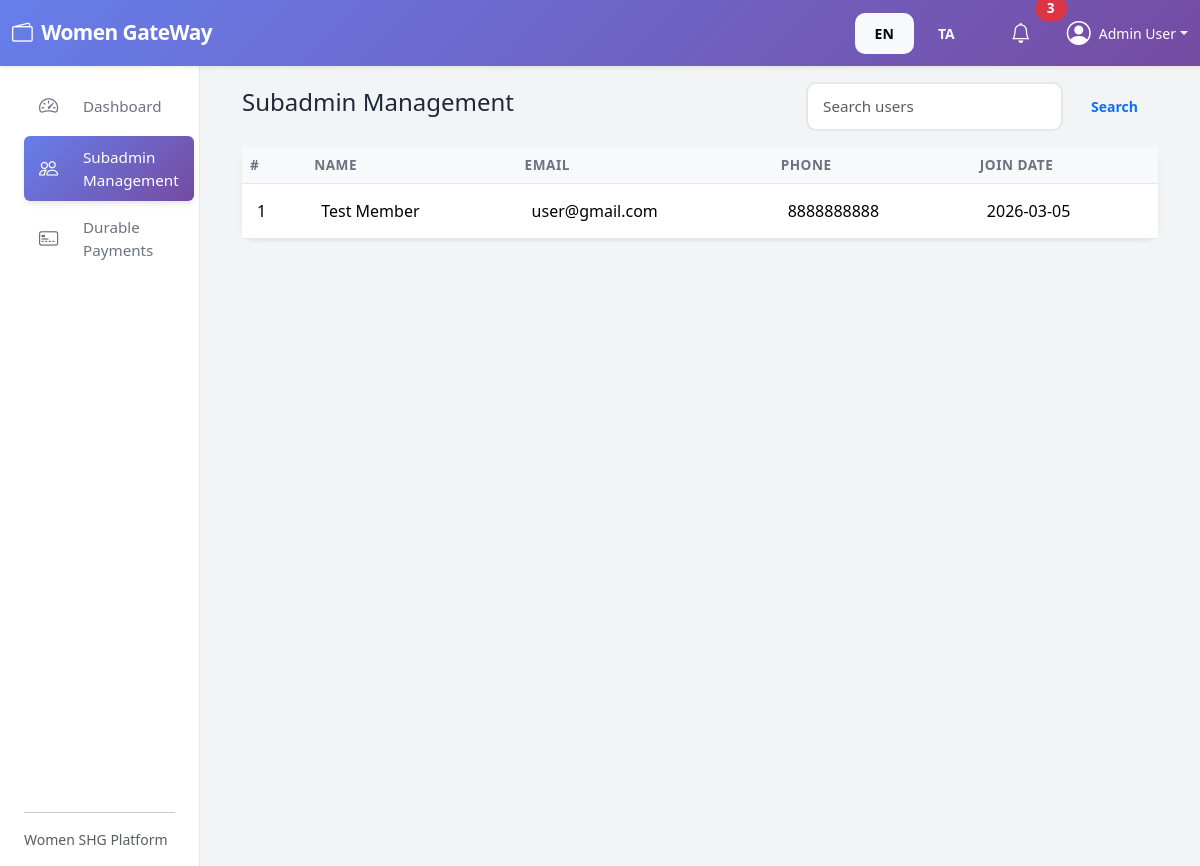
Page /admin/subadmin (signed in) on the committed database.
### models.py (models this page shows, shortened)
class User(UserMixin, db.Model):
    __tablename__ = "users"
    id = db.Column(db.Integer, primary_key=True)
    full_name = db.Column(db.String(120), nullable=False)
    email = db.Column(db.String(120), unique=True, nullable=False, index=True)
    phone = db.Column(db.String(20))
    password_hash = db.Column(db.String(255), nullable=False)
    role = db.Column(db.String(20), default="USER", nullable=False)
    aadhaar_number = db.Column(db.String(12))
    pan_number = db.Column(db.String(10))
    address = db.Column(db.String(255))
    bank_account_number = db.Column(db.String(32))
    ifsc_code = db.Column(db.String(20))
    gender = db.Column(db.String(20))
    age = db.Column(db.Integer)
    join_date = db.Column(db.Date, default=date.today)
    savings = db.relationship("Savings", backref="user", lazy="dynamic")
    loans = db.relationship("Loan", backref="user", lazy="dynamic")
    attendance_records = db.relationship("Attendance", backref="user", lazy="dynamic")
    def is_admin(self):
        return self.role.upper() == "ADMIN"

### admin.py (the view)
@admin_bp.route("/subadmin")
@login_required
@admin_required
def subadmin_list():
    form = SimpleSearchForm(request.args)
    query = User.query.filter_by(role="USER")
    if form.query.data:
        like = f"%{form.query.data}%"
        query = query.filter(User.full_name.ilike(like))
    users = query.order_by(User.full_name).all()
    return render_template("admin/subadmin.html", users=users, form=form)

### forms.py
class SimpleSearchForm(FlaskForm):
    query = StringField("Search", validators=[Optional()])
    submit = SubmitField("Search")

### admin.py (called while the page is built)
def admin_required(func):
    @wraps(func)
    def wrapper(*args, **kwargs):
        if not current_user.is_authenticated or not current_user.is_admin():
            flash("Admin access required.", "danger")
            return redirect(url_for("auth.login"))
        return func(*args, **kwargs)
    return wrapper

### templates/admin/subadmin.html (shortened to what this page needs)
{% extends "base.html" %}
{% block content %}
<div class="container-fluid">
    <div class="d-flex justify-content-between align-items-center mb-3">
        <h4>{{ t('Subadmin Management') }}</h4>
        <form class="d-flex" method="get">
            {{ form.query(class="form-control form-control-sm me-2", placeholder=t('Search users')) }}
            <button class="btn btn-sm btn-outline-primary">{{ t('Search') }}</button>
        </form>
    </div>
    <div class="card shadow-sm">
        <div class="card-body p-0">
            <table class="table table-hover mb-0">
                <thead class="table-light">
                    <tr>
                        <th>#</th>
                        <th>{{ t('Name') }}</th>
                        <th>{{ t('Email') }}</th>
                        <th>{{ t('Phone') }}</th>
                        <th>{{ t('Join Date') }}</th>
                    </tr>
                </thead>
                <tbody>
                    {% for u in users %}
                    <tr>
                        <td>{{ loop.index }}</td>
                        <td>{{ u.full_name }}</td>
                        <td>{{ u.email }}</td>
                        <td>{{ u.phone or '-' }}</td>
                        <td>{{ u.join_date }}</td>
                    </tr>
                    {% else %}
                    <tr>
                        <td colspan="5" class="text-center text-muted py-3">
                            {{ t('No users found.') }}
                        </td>
                    </tr>
                    {% endfor %}
                </tbody>
            </table>
        </div>
    </div>
</div>
{% endblock %}

### templates/base.html (shortened to what this page needs)
<!doctype html>
<html lang="{{ 'ta' if lang == 'ta' else 'en' }}">
<head>
    <link href="https://cdn.jsdelivr.net/npm/bootstrap@5.3.3/dist/css/bootstrap.min.css" rel="stylesheet">
    <link href="https://cdn.jsdelivr.net/npm/bootstrap-icons@1.11.3/font/bootstrap-icons.css" rel="stylesheet">
</head>
<body class="bg-light">
<nav class="navbar navbar-expand-lg navbar-dark top-navbar shadow-sm">
    <div class="container-fluid">
        <a class="navbar-brand fw-bold" href="#">
            <i class="bi bi-wallet2 me-1"></i> Women GateWay
        </a>
        <div class="d-flex align-items-center ms-auto">
            <div class="me-3">
                <a href="?lang=en" class="btn btn-sm btn-outline-light {% if lang == 'en' %}active{% endif %}">EN</a>
                <a href="?lang=ta" class="btn btn-sm btn-outline-light {% if lang == 'ta' %}active{% endif %}">TA</a>
            </div>
            <button class="btn btn-link text-white position-relative me-3">
                <i class="bi bi-bell fs-5"></i>
                <span class="position-absolute top-0 start-100 translate-middle badge rounded-pill bg-danger">3</span>
            </button>
            {% if current_user.is_authenticated %}
            <div class="dropdown">
                <a class="d-flex align-items-center text-white text-decoration-none dropdown-toggle" href="#" id="profileDropdown" data-bs-toggle="dropdown" aria-expanded="false">
                    <i class="bi bi-person-circle fs-4 me-2"></i>
                    <span class="small">{{ current_user.full_name }}</span>
                </a>
            </div>
            {% endif %}
        </div>
    </div>
</nav>
<div class="container-fluid">
    <div class="row flex-nowrap">
        {% if current_user.is_authenticated %}
        <div class="col-auto col-md-3 col-xl-2 px-sm-2 px-0 sidebar bg-white shadow-sm">
            <div class="d-flex flex-column align-items-sm-start px-3 pt-3 min-vh-100">
                {% if current_user.is_admin() %}
                <ul class="nav nav-pills flex-column mb-sm-auto mb-0 w-100" id="menu">
                    <li class="nav-item">
                        <a href="{{ url_for('admin.admin_dashboard') }}" class="nav-link sidebar-link {% if request.endpoint == 'admin.admin_dashboard' %}active{% endif %}">
                            <i class="bi bi-speedometer2 me-2"></i><span>{{ t('Dashboard') }}</span>
                        </a>
                    </li>
                    <li>
                        <a href="{{ url_for('admin.subadmin_list') }}" class="nav-link sidebar-link {% if 'subadmin' in request.endpoint %}active{% endif %}">
                            <i class="bi bi-people me-2"></i><span>{{ t('Subadmin Management') }}</span>
                        </a>
                    </li>
                    <li>
                        <a href="{{ url_for('admin.durable_payments') }}" class="nav-link sidebar-link {% if 'durable_payments' in request.endpoint %}active{% endif %}">
                            <i class="bi bi-credit-card-2-front me-2"></i><span>{{ t('Durable Payments') }}</span>
                        </a>
                    </li>
                </ul>
                {% endif %}
                <hr class="w-100">
                <p class="small text-muted mb-3">Women SHG Platform</p>
            </div>
        </div>
        {% endif %}
        <main class="col py-3 main-content">
            {% block content %}{% endblock %}
        </main>
    </div>
</div>
</body>
</html>

### templates/base.html (style rules this page uses)
:root { --primary-gradient: linear-gradient(135deg, #667eea 0%, #764ba2 100%); --primary-color: #667eea; --secondary-color: #764ba2; --success-color: #10b981; --warning-color: #f59e0b; --danger-color: #ef4444; --info-color: #3b82f6; --text-primary: #1f2937; --text-secondary: #6b7280; --bg-light: #f9fafb; --bg-lighter: #f3f4f6; --border-color: #e5e7eb; --shadow-sm: 0 1px 2px 0 rgba(0, 0, 0, 0.05); --shadow-md: 0 4px 6px -1px rgba(0, 0, 0, 0.1); --shadow-lg: 0 10px 15px -3px rgba(0, 0, 0, 0.1); }
* { margin: 0; padding: 0; box-sizing: border-box; }
body { font-family: 'Segoe UI', Tahoma, Geneva, Verdana, sans-serif; color: var(--text-primary); background-color: var(--bg-lighter); }
.top-navbar { background: var(--primary-gradient); box-shadow: var(--shadow-md); border-bottom: none; }
.top-navbar .navbar-brand { font-size: 1.3rem; font-weight: 700; letter-spacing: -0.5px; }
.top-navbar .btn-link { color: white !important; text-decoration: none; }
.sidebar { background-color: white; border-right: 1px solid var(--border-color); box-shadow: var(--shadow-sm); min-height: 100vh; }
.sidebar-link { color: var(--text-secondary); border-radius: 10px; padding: 10px 15px; margin-bottom: 5px; display: flex; align-items: center; gap: 12px; font-size: 0.95rem; font-weight: 500; transition: all 0.3s ease; text-decoration: none; }
.sidebar-link i { font-size: 1.2rem; min-width: 24px; }
.sidebar-link.active { background: var(--primary-gradient); color: white; box-shadow: var(--shadow-md); }
.main-content { background-color: var(--bg-lighter); min-height: calc(100vh - 56px); padding: 30px; }
.card { border: none; border-radius: 15px; box-shadow: var(--shadow-md); transition: all 0.3s ease; }
.card-body { padding: 25px; }
.table { color: var(--text-primary); }
.table thead { background-color: var(--bg-light); }
.table thead th { border-color: var(--border-color); font-weight: 600; color: var(--text-secondary); text-transform: uppercase; font-size: 0.85rem; letter-spacing: 0.5px; }
.table tbody td { border-color: var(--border-color); padding: 15px; vertical-align: middle; }
.form-control, .form-select { border: 2px solid var(--border-color); border-radius: 10px; padding: 11px 15px; font-size: 0.95rem; transition: all 0.3s ease; }
.btn { border-radius: 10px; font-weight: 600; padding: 10px 20px; transition: all 0.3s ease; border: none; }
.badge { padding: 6px 12px; border-radius: 20px; font-weight: 600; font-size: 0.85rem; }

### rows in the picture
User: full_name "Admin User"
User: full_name "Test Member", email "user@gmail.com", phone "8888888888", join_date "2026-03-05"

### other values in the picture
{{ t('Dashboard') }} "Dashboard"
{{ t('Subadmin Management') }} "Subadmin Management"
{{ t('Durable Payments') }} "Durable Payments"
{{ t('Search') }} "Search"
{{ t('Name') }} "NAME"
{{ t('Email') }} "EMAIL"
{{ t('Phone') }} "PHONE"
{{ t('Join Date') }} "JOIN DATE"
